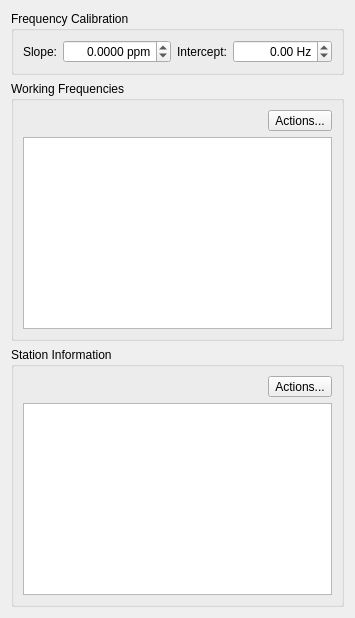
     <widget class="QWidget" name="frequencies_tab">
      <attribute name="title">
       <string>Frequencies</string>
      </attribute>
      <attribute name="toolTip">
       <string>Default frequencies and band specific station details setup</string>
      </attribute>
      <layout class="QVBoxLayout" name="verticalLayout_10">
       <item>
        <widget class="QGroupBox" name="groupBox_3">
         <property name="toolTip">
          <string>&lt;html&gt;&lt;head/&gt;&lt;body&gt;&lt;p&gt;See &amp;quot;Frequency Calibration&amp;quot; in the WSJT-X User Guide for details of how to determine these parameters for your radio.&lt;/p&gt;&lt;/body&gt;&lt;/html&gt;</string>
         </property>
         <property name="title">
          <string>Frequency Calibration</string>
         </property>
         <layout class="QHBoxLayout" name="horizontalLayout_6">
          <item>
           <layout class="QFormLayout" name="formLayout_7">
            <item row="0" column="0">
             <widget class="QLabel" name="label_8">
              <property name="text">
               <string>Slope:</string>
              </property>
              <property name="buddy">
               <cstring>calibration_slope_ppm_spin_box</cstring>
              </property>
             </widget>
            </item>
            <item row="0" column="1">
             <widget class="QDoubleSpinBox" name="calibration_slope_ppm_spin_box">
              <property name="alignment">
               <set>Qt::AlignRight|Qt::AlignTrailing|Qt::AlignVCenter</set>
              </property>
              <property name="suffix">
               <string> ppm</string>
              </property>
              <property name="decimals">
               <number>4</number>
              </property>
              <property name="minimum">
               <double>-999.999900000000025</double>
              </property>
              <property name="maximum">
               <double>999.999900000000025</double>
              </property>
              <property name="singleStep">
               <double>0.100000000000000</double>
              </property>
              <property name="value">
               <double>0.000000000000000</double>
              </property>
             </widget>
            </item>
           </layout>
          </item>
          <item>
           <layout class="QFormLayout" name="formLayout_14">
            <item row="0" column="0">
             <widget class="QLabel" name="label_7">
              <property name="text">
               <string>Intercept:</string>
              </property>
              <property name="buddy">
               <cstring>calibration_intercept_spin_box</cstring>
              </property>
             </widget>
            </item>
            <item row="0" column="1">
             <widget class="QDoubleSpinBox" name="calibration_intercept_spin_box">
              <property name="alignment">
               <set>Qt::AlignRight|Qt::AlignTrailing|Qt::AlignVCenter</set>
              </property>
              <property name="suffix">
               <string> Hz</string>
              </property>
              <property name="decimals">
               <number>2</number>
              </property>
              <property name="minimum">
               <double>-99999.990000000005239</double>
              </property>
              <property name="maximum">
               <double>99999.990000000005239</double>
              </property>
              <property name="singleStep">
               <double>0.100000000000000</double>
              </property>
             </widget>
            </item>
           </layout>
          </item>
          <item>
           <spacer name="horizontalSpacer_4">
            <property name="orientation">
             <enum>Qt::Horizontal</enum>
            </property>
            <property name="sizeHint" stdset="0">
             <size>
              <width>0</width>
              <height>0</height>
             </size>
            </property>
           </spacer>
          </item>
         </layout>
        </widget>
       </item>
       <item>
        <widget class="QGroupBox" name="groupBox">
         <property name="title">
          <string>Working Frequencies</string>
         </property>
         <layout class="QVBoxLayout" name="horizontalLayout">
          <item>
           <layout class="QHBoxLayout" name="working_frequencies_actions_layout">
            <item>
             <spacer name="working_frequencies_actions_spacer">
              <property name="orientation">
               <enum>Qt::Horizontal</enum>
              </property>
              <property name="sizeHint" stdset="0">
               <size>
                <width>40</width>
                <height>20</height>
               </size>
              </property>
             </spacer>
            </item>
            <item>
             <widget class="QToolButton" name="frequencies_actions_tool_button">
              <property name="toolTip">
               <string>Insert, delete, load, save, merge, or reset working frequencies.</string>
              </property>
              <property name="accessibleName">
               <string>Working frequencies actions</string>
              </property>
              <property name="accessibleDescription">
               <string>Insert, delete, load, save, merge, or reset working frequencies.</string>
              </property>
             <property name="focusPolicy">
              <enum>Qt::StrongFocus</enum>
             </property>
              <property name="styleSheet">
               <string notr="true">QToolButton:focus {
  border: 2px solid palette(highlight);
  padding: 2px;
}</string>
              </property>
              <property name="text">
               <string>Actions...</string>
              </property>
              <property name="popupMode">
               <enum>QToolButton::InstantPopup</enum>
              </property>
             </widget>
            </item>
           </layout>
          </item>
          <item>
           <widget class="QTableView" name="frequencies_table_view">
            <property name="sizePolicy">
             <sizepolicy hsizetype="Expanding" vsizetype="Expanding">
              <horstretch>1</horstretch>
              <verstretch>0</verstretch>
             </sizepolicy>
            </property>
            <property name="styleSheet">
             <string notr="true">QTableView:focus {
  border: 2px solid palette(highlight);
}

QTableView::item:focus {
  border: 2px solid palette(highlight);
  padding: 1px;
}</string>
            </property>
            <property name="contextMenuPolicy">
             <enum>Qt::ActionsContextMenu</enum>
            </property>
            <property name="toolTip">
             <string>&lt;html&gt;&lt;head/&gt;&lt;body&gt;&lt;p&gt;Right click to maintain the working frequencies list.&lt;/p&gt;&lt;/body&gt;&lt;/html&gt;</string>
            </property>
            <property name="dragDropMode">
             <enum>QAbstractItemView::DragOnly</enum>
            </property>
            <property name="alternatingRowColors">
             <bool>true</bool>
            </property>
            <property name="selectionBehavior">
             <enum>QAbstractItemView::SelectRows</enum>
            </property>
            <property name="sortingEnabled">
             <bool>true</bool>
            </property>
            <attribute name="horizontalHeaderStretchLastSection">
             <bool>true</bool>
            </attribute>
            <attribute name="verticalHeaderVisible">
             <bool>false</bool>
            </attribute>
           </widget>
          </item>
         </layout>
        </widget>
       </item>
       <item>
        <widget class="QGroupBox" name="groupBox_2">
         <property name="title">
          <string>Station Information</string>
         </property>
         <layout class="QVBoxLayout" name="horizontalLayout_3">
          <item>
           <layout class="QHBoxLayout" name="station_information_actions_layout">
            <item>
             <spacer name="station_information_actions_spacer">
              <property name="orientation">
               <enum>Qt::Horizontal</enum>
              </property>
              <property name="sizeHint" stdset="0">
               <size>
                <width>40</width>
                <height>20</height>
               </size>
              </property>
             </spacer>
            </item>
            <item>
             <widget class="QToolButton" name="stations_actions_tool_button">
              <property name="toolTip">
               <string>Insert or delete station information rows.</string>
              </property>
              <property name="accessibleName">
               <string>Station information actions</string>
              </property>
              <property name="accessibleDescription">
               <string>Insert or delete station information rows.</string>
              </property>
             <property name="focusPolicy">
              <enum>Qt::StrongFocus</enum>
             </property>
              <property name="styleSheet">
               <string notr="true">QToolButton:focus {
  border: 2px solid palette(highlight);
  padding: 2px;
}</string>
              </property>
              <property name="text">
               <string>Actions...</string>
              </property>
              <property name="popupMode">
               <enum>QToolButton::InstantPopup</enum>
              </property>
             </widget>
            </item>
           </layout>
          </item>
          <item>
           <widget class="QTableView" name="stations_table_view">
            <property name="styleSheet">
             <string notr="true">QTableView:focus {
  border: 2px solid palette(highlight);
}

QTableView::item:focus {
  border: 2px solid palette(highlight);
  padding: 1px;
}</string>
            </property>
            <property name="contextMenuPolicy">
             <enum>Qt::ActionsContextMenu</enum>
            </property>
            <property name="acceptDrops">
             <bool>true</bool>
            </property>
            <property name="toolTip">
             <string>Items may be edited.
Right click for insert and delete options.</string>
            </property>
            <property name="dragEnabled">
             <bool>true</bool>
            </property>
            <property name="dragDropOverwriteMode">
             <bool>true</bool>
            </property>
            <property name="dragDropMode">
             <enum>QAbstractItemView::DragDrop</enum>
            </property>
            <property name="defaultDropAction">
             <enum>Qt::MoveAction</enum>
            </property>
            <property name="alternatingRowColors">
             <bool>true</bool>
            </property>
            <property name="selectionMode">
             <enum>QAbstractItemView::ExtendedSelection</enum>
            </property>
            <property name="selectionBehavior">
             <enum>QAbstractItemView::SelectRows</enum>
            </property>
            <property name="sortingEnabled">
             <bool>true</bool>
            </property>
            <property name="wordWrap">
             <bool>true</bool>
            </property>
            <attribute name="horizontalHeaderCascadingSectionResizes">
             <bool>true</bool>
            </attribute>
            <attribute name="horizontalHeaderStretchLastSection">
             <bool>true</bool>
            </attribute>
            <attribute name="verticalHeaderVisible">
             <bool>false</bool>
            </attribute>
           </widget>
          </item>
         </layout>
        </widget>
       </item>
      </layout>
     </widget>
